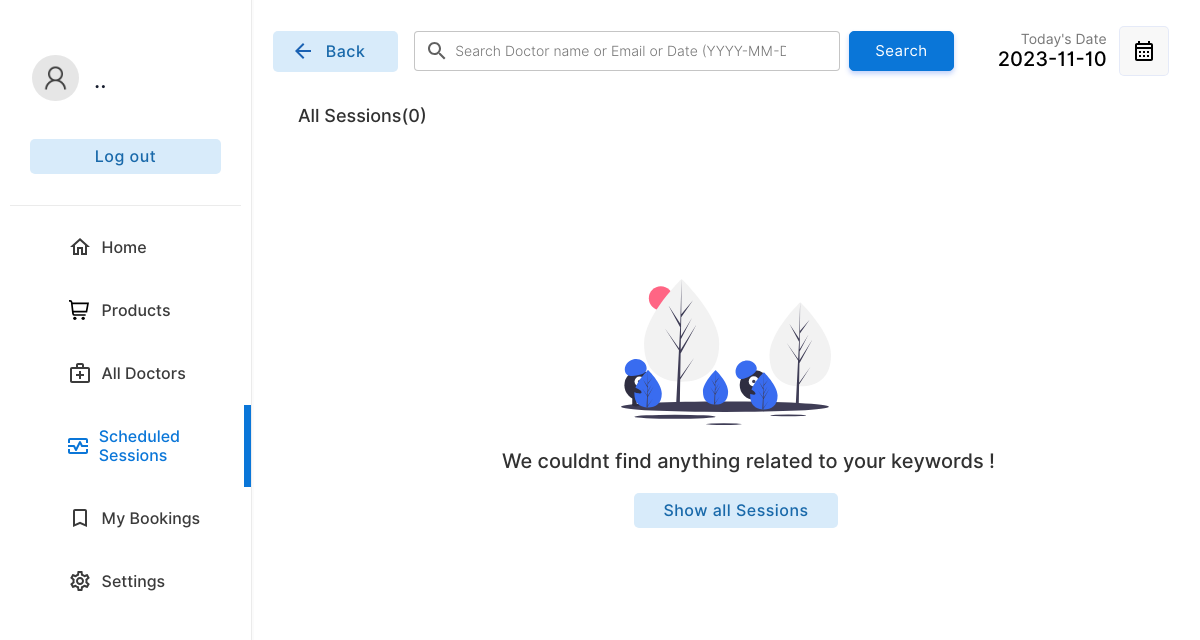
The page /patient/schedule.php (signed in) on the database as committed earlier.
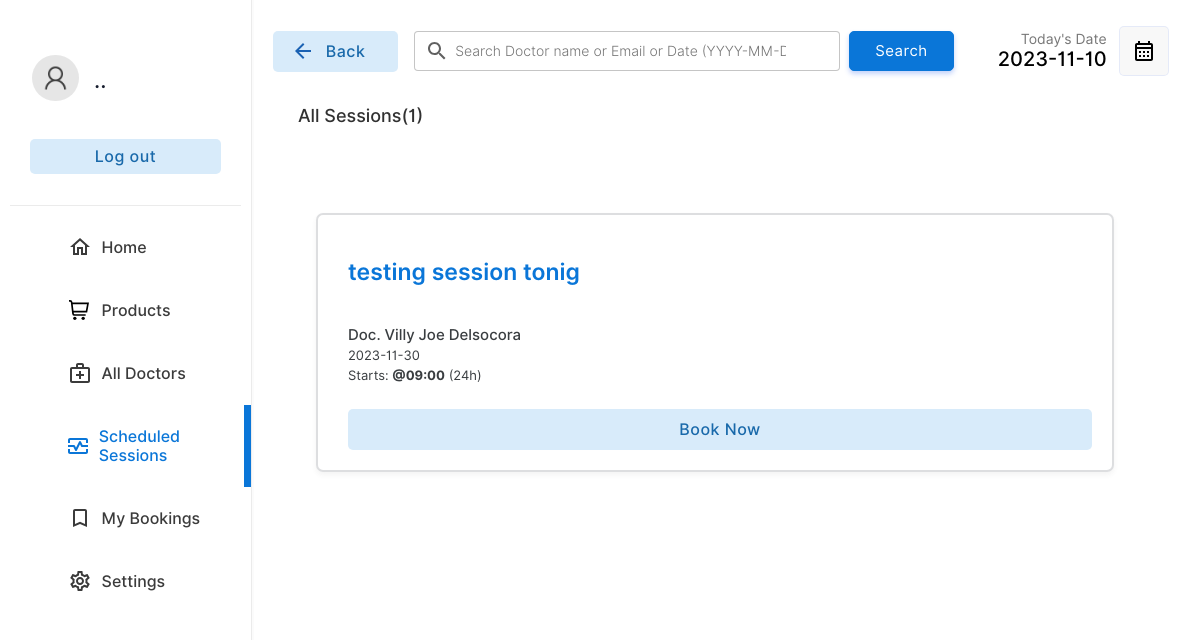
The same page on the database as committed later.
### tables this page shows
CREATE TABLE `schedule` (
  `scheduleid` int(11) NOT NULL,
  `docid` varchar(255) DEFAULT NULL,
  `title` varchar(255) DEFAULT NULL,
  `scheduledate` date DEFAULT NULL,
  `scheduletime` time DEFAULT NULL,
  `nop` int(4) DEFAULT NULL
);

CREATE TABLE `doctor` (
  `docid` int(11) NOT NULL,
  `docemail` varchar(255) DEFAULT NULL,
  `docname` varchar(255) DEFAULT NULL,
  `docpassword` varchar(255) DEFAULT NULL,
  `docnic` varchar(15) DEFAULT NULL,
  `doctel` varchar(15) DEFAULT NULL,
  `specialties` int(2) DEFAULT NULL
);

### patient/schedule.php (the view, shortened to what the changed rows need)
<?php
include("../connection.php");
$today = date('Y-m-d');
?>
<!DOCTYPE html>
<html lang="en">
<head>
    <link rel="stylesheet" href="../css/animations.css">
    <link rel="stylesheet" href="../css/main.css">
    <link rel="stylesheet" href="../css/admin.css">
</head>
<body>
        <?php
                $sqlmain= "select * from schedule inner join doctor on schedule.docid=doctor.docid where schedule.scheduledate>='$today'  order by schedule.scheduledate asc";
                $searchtype="All";
                $result= $database->query($sqlmain)
                ?>
        <div class="dash-body">
            <table border="0" width="100%" style=" border-spacing: 0;margin:0;padding:0;margin-top:25px; ">
                <tr>
                    <td colspan="4" style="padding-top:10px;width: 100%;" >
                        <p class="heading-main12" style="margin-left: 45px;font-size:18px;color:rgb(49, 49, 49)"><?php echo $searchtype." Sessions"."(".$result->num_rows.")"; ?> </p>
                    </td>
                </tr>
                <tr>
                   <td colspan="4">
                       <center>
                        <div class="abc scroll">
                        <table width="100%" class="sub-table scrolldown" border="0" style="padding: 50px;border:none">
                        <tbody>
                            <?php
                                if($result->num_rows==0){
                                    echo '<tr>
                                    <td colspan="4">
                                    <br><br><br><br>
                                    <center>
                                    <img src="../img/notfound.svg" width="25%">
                                    <br>
                                    <p class="heading-main12" style="margin-left: 45px;font-size:20px;color:rgb(49, 49, 49)">We  couldnt find anything related to your keywords !</p>
                                    <a class="non-style-link" href="schedule.php"><button  class="login-btn btn-primary-soft btn"  style="display: flex;justify-content: center;align-items: center;margin-left:20px;">&nbsp; Show all Sessions &nbsp;</font></button>
                                    </a>
                                    </center>
                                    <br><br><br><br>
                                    </td>
                                    </tr>';
                                }
                                else{
                                for ( $x=0; $x<($result->num_rows);$x++){
                                    echo "<tr>";
                                    for($q=0;$q<3;$q++){
                                        $row=$result->fetch_assoc();
                                        if (!isset($row)){
                                            break;
                                        };
                                        $scheduleid=$row["scheduleid"];
                                        $title=$row["title"];
                                        $docname=$row["docname"];
                                        $scheduledate=$row["scheduledate"];
                                        $scheduletime=$row["scheduletime"];
                                        echo '
                                        <td style="width: 25%;">
                                                <div  class="dashboard-items search-items"  >
                                                    <div style="width:100%">
                                                            <div class="h1-search">
                                                                '.substr($title,0,21).'
                                                            </div><br>
                                                            <div class="h3-search">
                                                                '.substr($docname,0,30).'
                                                            </div>
                                                            <div class="h4-search">
                                                                '.$scheduledate.'<br>Starts: <b>@'.substr($scheduletime,0,5).'</b> (24h)
                                                            </div>
                                                            <br>
                                                            <a href="booking.php?id='.$scheduleid.'" ><button  class="login-btn btn-primary-soft btn "  style="padding-top:11px;padding-bottom:11px;width:100%"><font class="tn-in-text">Book Now</font></button></a>
                                                    </div>
                                                </div>
                                            </td>';
                                    }
                                    echo "</tr>";
                                }
                            }
                            ?>
                            </tbody>
                        </table>
                        </div>
                        </center>
                   </td>
                </tr>
            </table>
        </div>
</body>
</html>

Rows that differ between the two databases and show on the page:
added schedule: title "testing session tonig", docid.docname "Doc. Villy Joe Delsocora", scheduledate "2023-11-30", scheduletime "09:00"
Other text that changed with them:
$result->num_rows: "0" → "1"
text no longer shown: "We couldnt find anything related to your keywords ! Show all Sessions"
